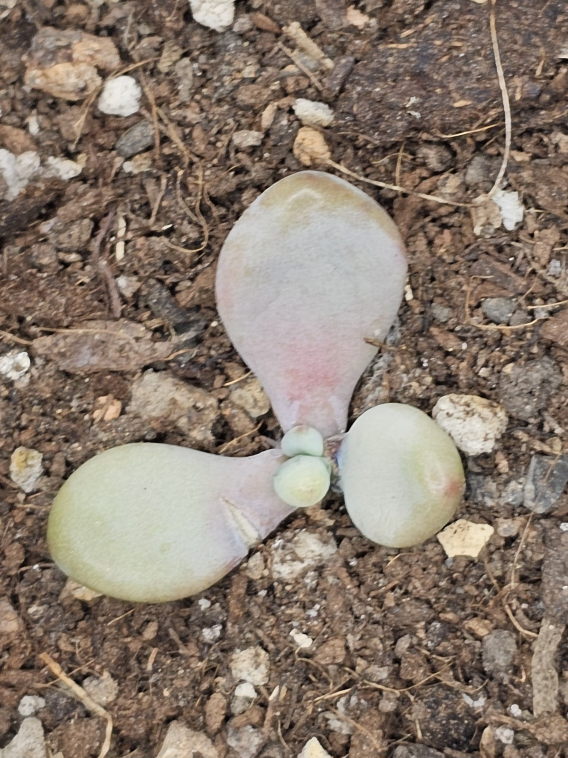
#> input picture photos/20251208_211317.jpg, 1136 x 1515 px (shown at 1/2 size); its folder holds only this picture in this run
$ python main.py
#> lines starting #> are read from the running program, lines starting #| are printed output that depends on the picture
import cv2
import numpy as np
import os
import re
import imageio

# --- 設定區 ---
WINDOW_NAME = 'Auto-Align Professional'
OUTPUT_FOLDER = 'aligned_auto_pro'
TARGET_SIZE = (800, 800)
# -------------

def sort_files_by_date(files):
    def extract_date(f):
#> in main, base_img is the input picture: shape (1515, 1136, 3); mean B, G, R 110.1, 122.7, 137.2
        match = re.search(r'(\d{8})', f)
        return int(match.group(1)) if match else 0
    return sorted(files, key=extract_date)

# [126 lines left out: functions get_plant_mask, calculate_auto_alignment, get_perspective_matrix, not called in this run]

def crop_center_square(img):
    h, w = img.shape[:2]
#> h = 1515; w = 1136
    min_dim = min(h, w)
#> min_dim = 1136
    start_x = (w - min_dim) // 4
#> start_x = 0
    start_y = (h - min_dim) // 4
#> start_y = 94
    cropped = img[start_y:start_y+min_dim, start_x:start_x+min_dim]
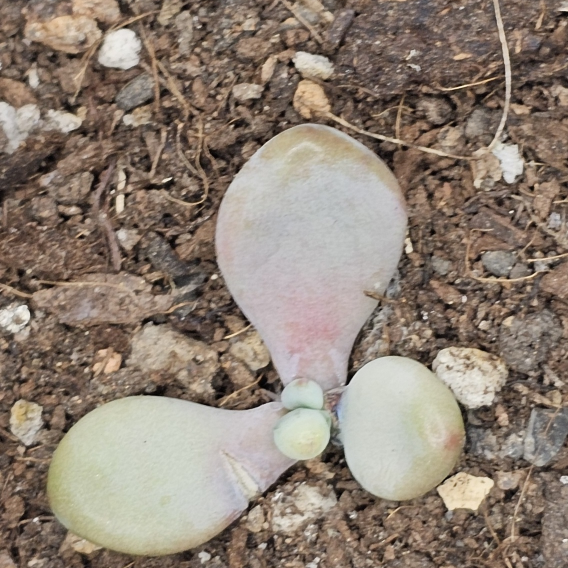
#> cropped: shape (1136, 1136, 3) (shown at 1/2 size); mean B, G, R 116.1, 128.4, 141.9
    return cv2.resize(cropped, TARGET_SIZE)
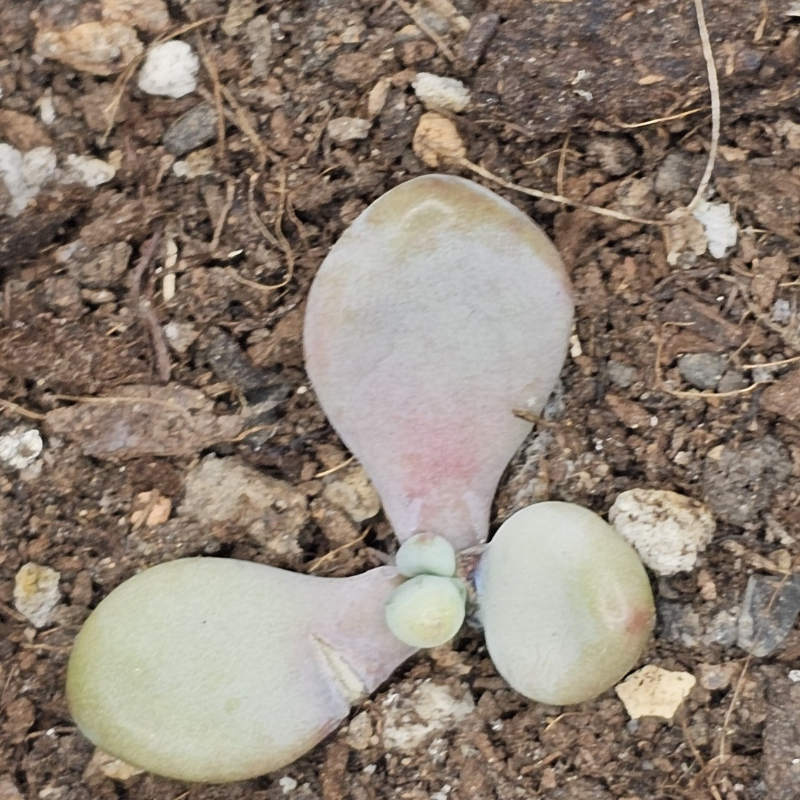
#> returned value: shape (800, 800, 3); mean of channels 0, 1, 2 116, 128.3, 141.8; drawn as B, G, R

# [23 lines left out: function draw_hud, not called in this run]

def main():
    folder = './photos'
    files = [f for f in os.listdir(folder) if f.lower().endswith(('.jpg', '.png')) and 'aligned' not in f]
    sorted_files = sort_files_by_date(files)

    if not sorted_files: return
    if not os.path.exists(OUTPUT_FOLDER): os.makedirs(OUTPUT_FOLDER)

    # Base Image
    base_img = cv2.imread(os.path.join(folder, sorted_files[0]))
    base_img = crop_center_square(base_img)
    cv2.imwrite(os.path.join(OUTPUT_FOLDER, f"000_{sorted_files[0]}"), base_img)

    aligned_images = [cv2.cvtColor(base_img, cv2.COLOR_BGR2RGB)]
    prev_img = base_img.copy()

    for i in range(1, len(sorted_files)):
        filename = sorted_files[i]
        raw = cv2.imread(os.path.join(folder, filename))
        if raw is None: continue
        current_img = crop_center_square(raw)
        h, w = current_img.shape[:2]

        # --- 啟動時直接嘗試自動對齊 ---
        print(f"正在自動分析第 {i+1} 張: {filename} ...")
        auto_params = calculate_auto_alignment(prev_img, current_img)

        if auto_params:
            state = auto_params # 直接套用算出來的數值
            auto_active = True
            print(f"-> 自動對齊成功: Rot={state['rot']:.2f}, Scale={state['scale']:.2f}")
        else:
            state = {'tx':0, 'ty':0, 'rot':0.0, 'scale':1.0, 'px':0, 'py':0}
            auto_active = False
            print("-> 自動對齊失敗 (特徵不足)，切換回手動預設值。")

        while True:
            M = get_perspective_matrix(w, h, state)
            transformed = cv2.warpPerspective(current_img, M, TARGET_SIZE, borderValue=(30, 30, 30))
            display = cv2.addWeighted(prev_img, 0.5, transformed, 0.5, 0)
            display = draw_hud(display, state, auto_active)
            cv2.imshow(WINDOW_NAME, display)

            k = cv2.waitKeyEx(0)

            # 微調的精度 (Step)
            step_move = 1    # 位移 1 pixel
            step_rot = 0.1   # 旋轉 0.1 度
            step_scale = 0.005 # 縮放 0.5%
            step_persp = 1

            if k == 27:
                cv2.destroyAllWindows()
                return
            elif k == 32 or k == 13: # Space/Enter
                cv2.imwrite(os.path.join(OUTPUT_FOLDER, f"{i:03d}_{filename}"), transformed)
                aligned_images.append(cv2.cvtColor(transformed, cv2.COLOR_BGR2RGB))
                prev_img = transformed.copy()
                break

            # [M] 手動重新觸發自動對齊
            elif k == ord('m'):
                p = calculate_auto_alignment(prev_img, current_img)
                if p: state, auto_active = p, True

            # [R] Reset
            elif k == ord('r'):
                state = {'tx':0, 'ty':0, 'rot':0.0, 'scale':1.0, 'px':0, 'py':0}
                auto_active = False

            # 鍵盤控制區
            elif k in [2490368, 65362, 0]: state['ty'] -= step_move # Up
            elif k in [2621440, 65364, 1]: state['ty'] += step_move # Down
            elif k in [2424832, 65361, 2]: state['tx'] -= step_move # Left
            elif k in [2555904, 65363, 3]: state['tx'] += step_move # Right
            elif k == ord('q'): state['rot'] -= step_rot
            elif k == ord('e'): state['rot'] += step_rot
            elif k == ord('w'): state['scale'] += step_scale
            elif k == ord('s'): state['scale'] -= step_scale
            elif k == ord('a'): state['px'] -= step_persp
            elif k == ord('d'): state['px'] += step_persp
            elif k == ord('z'): state['py'] -= step_persp
            elif k == ord('c'): state['py'] += step_persp

            # 只要動了按鍵，就取消 "AUTO" 標籤
            if k not in [ord('m')]: auto_active = False

    cv2.destroyAllWindows()
    if aligned_images:
        imageio.mimsave('auto_aligned_succulent.gif', aligned_images, duration=500, loop=0)

if __name__ == "__main__":
    main()

$ run again, on photos/20260220_044011.jpg
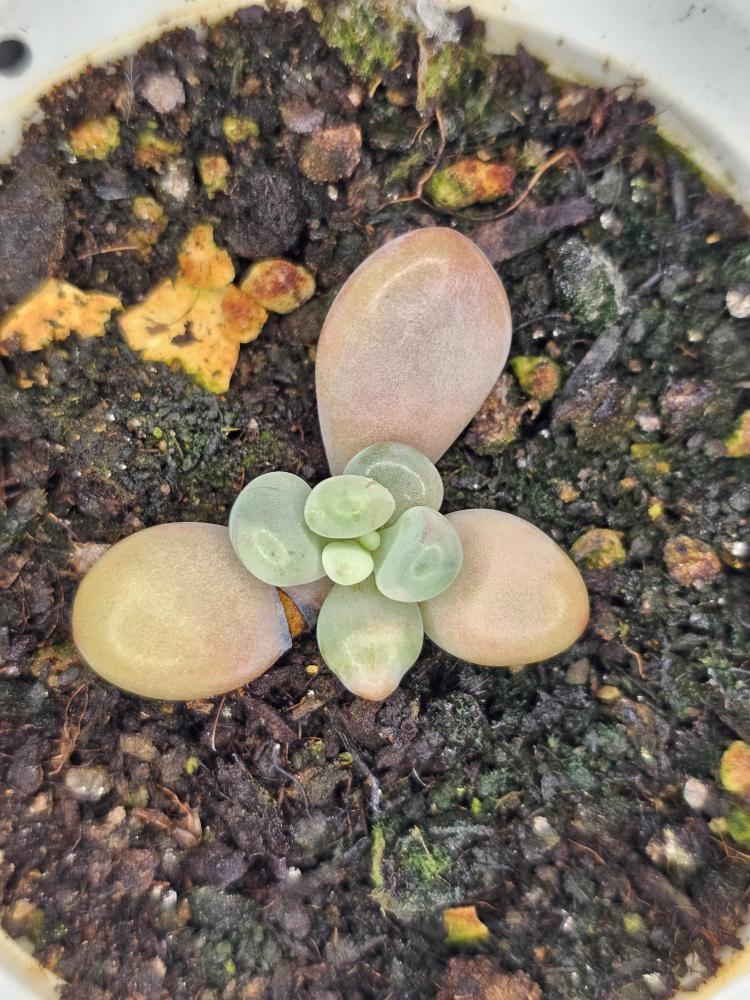
#> input picture photos/20260220_044011.jpg, 3000 x 4000 px (shown at 1/4 size)
#> in main, base_img is the input picture: shape (4000, 3000, 3); mean B, G, R 93.6, 107.1, 117.8
#> in crop_center_square, `cropped = img[start_y:start_y+min_dim, start_x:start_x+min_dim]`:
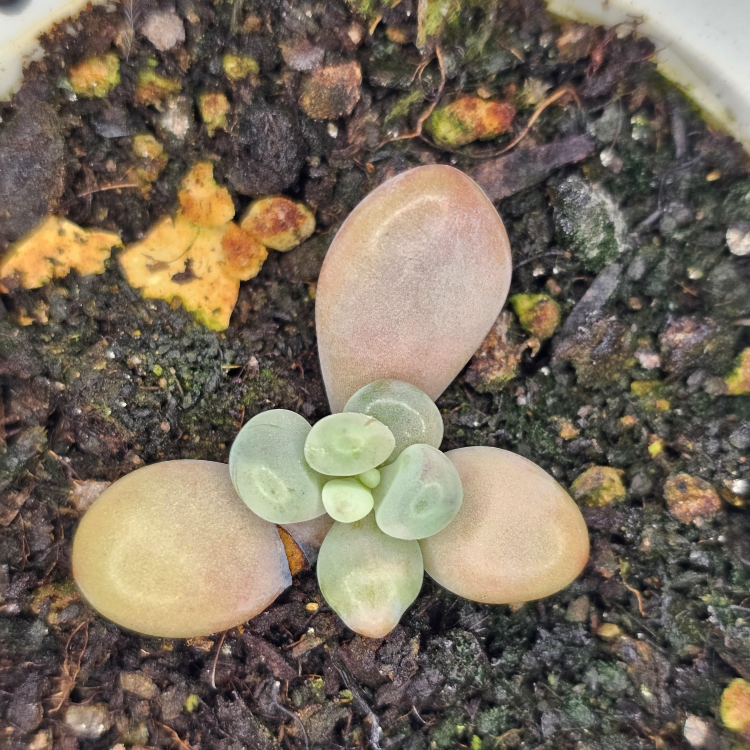
#> cropped: shape (3000, 3000, 3) (shown at 1/4 size); mean B, G, R 92.2, 107.7, 119
#> in crop_center_square, `return cv2.resize(cropped, TARGET_SIZE)`:
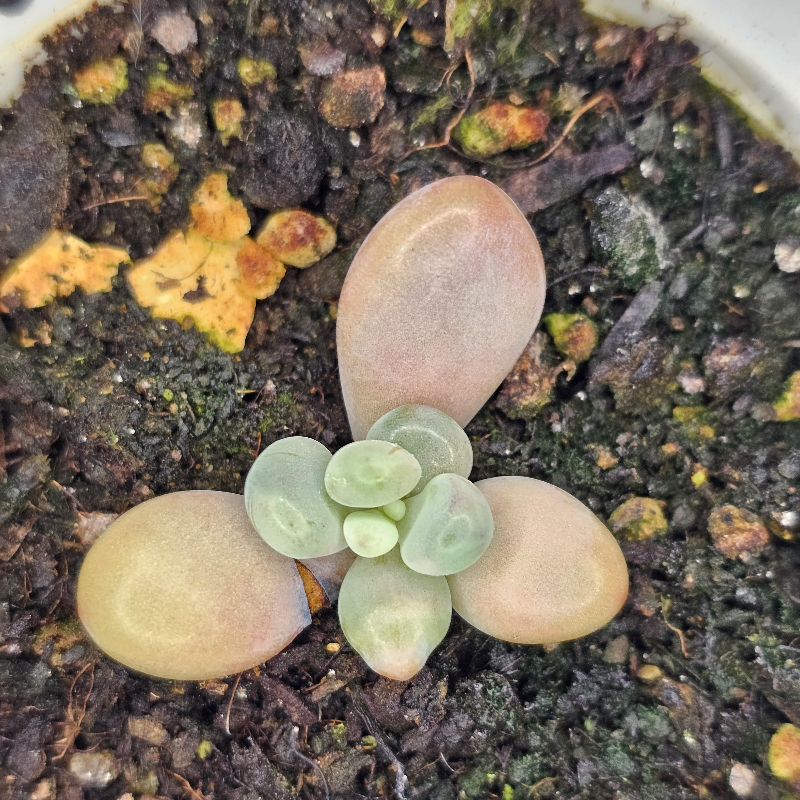
#> returned value: shape (800, 800, 3); mean of channels 0, 1, 2 92.1, 107.6, 118.9; drawn as B, G, R

$ run again, on photos/20260308_122839.jpg
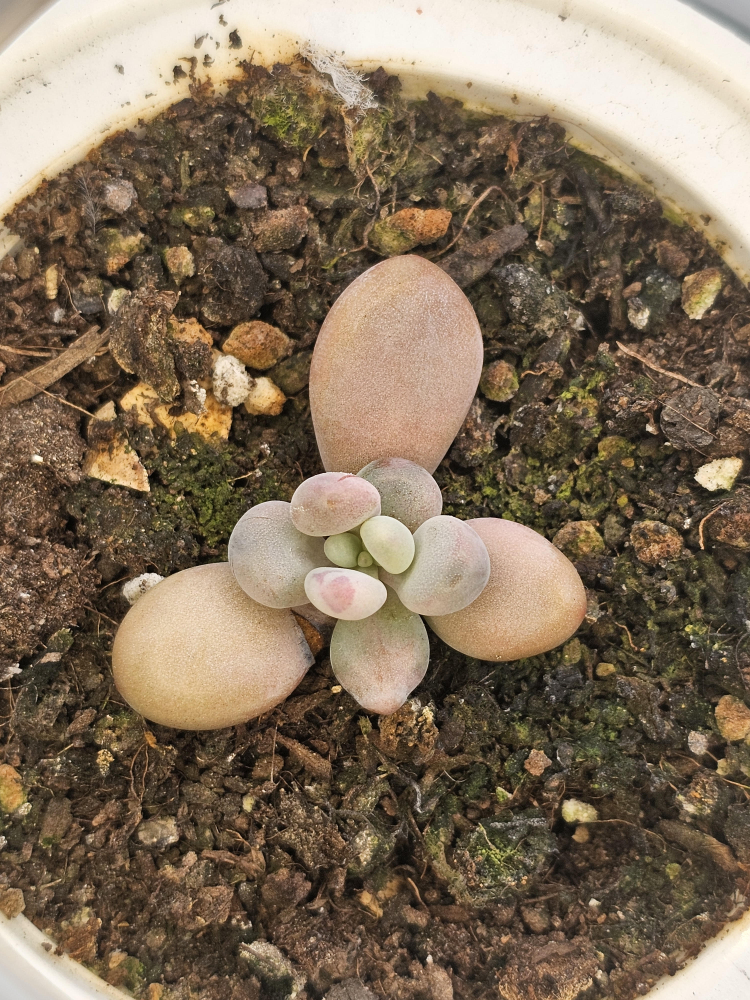
#> input picture photos/20260308_122839.jpg, 3000 x 4000 px (shown at 1/4 size)
#> in main, base_img is the input picture: shape (4000, 3000, 3); mean B, G, R 89.2, 110, 127.5
#> in crop_center_square, `cropped = img[start_y:start_y+min_dim, start_x:start_x+min_dim]`:
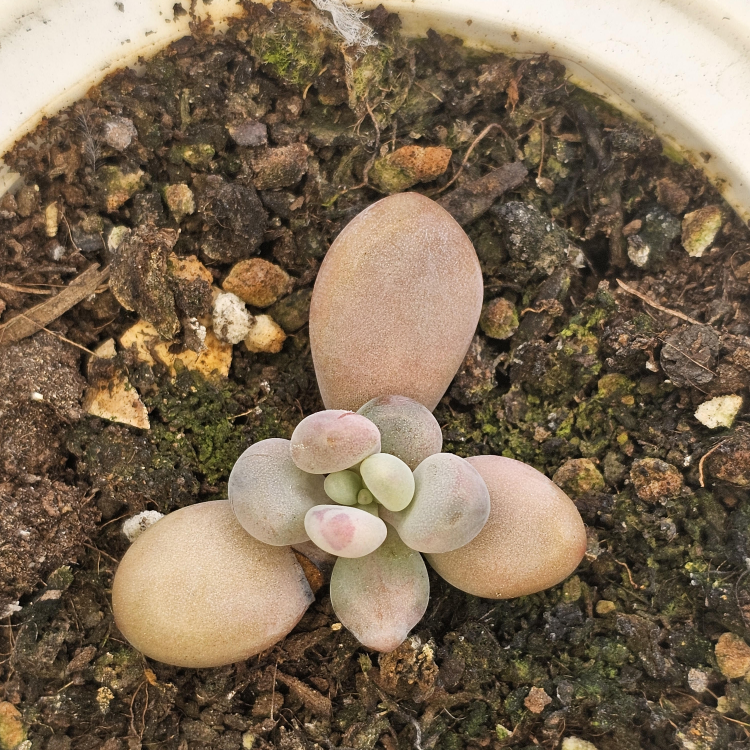
#> cropped: shape (3000, 3000, 3) (shown at 1/4 size); mean B, G, R 84.2, 106.1, 124.3
#> in crop_center_square, `return cv2.resize(cropped, TARGET_SIZE)`:
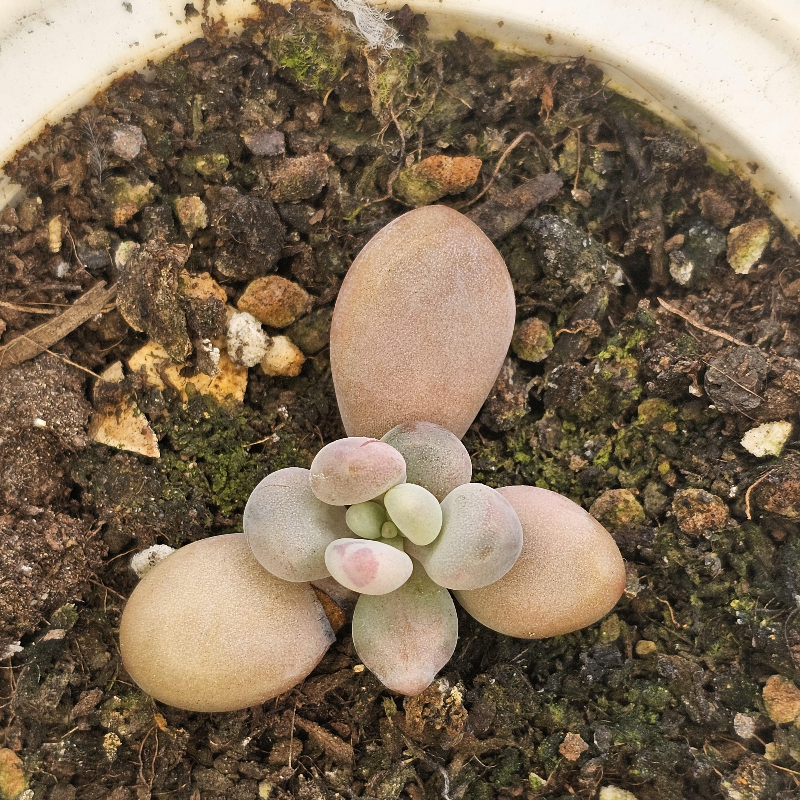
#> returned value: shape (800, 800, 3); mean of channels 0, 1, 2 84.1, 106, 124.2; drawn as B, G, R

$ run again, on photos/20251218_191448.jpg
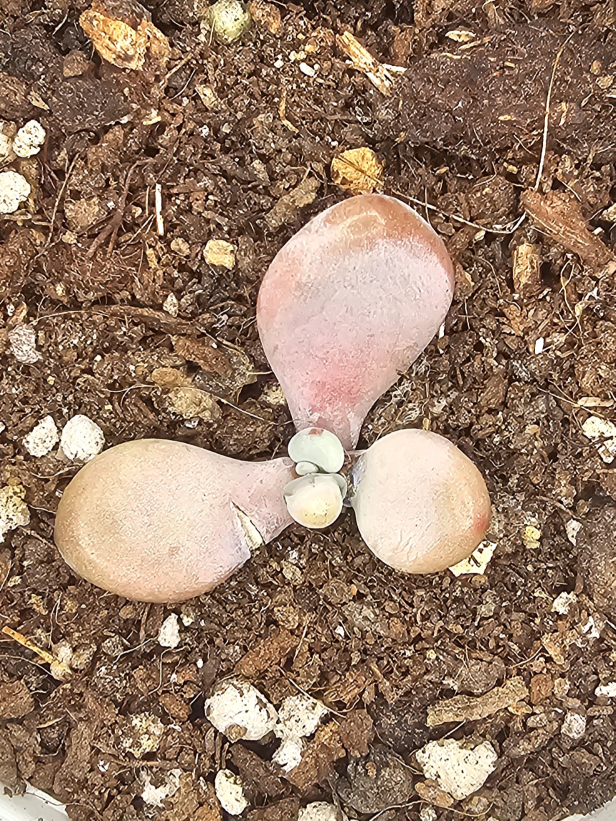
#> input picture photos/20251218_191448.jpg, 1231 x 1641 px (shown at 1/2 size)
#> in main, base_img is the input picture: shape (1641, 1231, 3); mean B, G, R 100.5, 121.1, 148.7
#> in crop_center_square, `cropped = img[start_y:start_y+min_dim, start_x:start_x+min_dim]`:
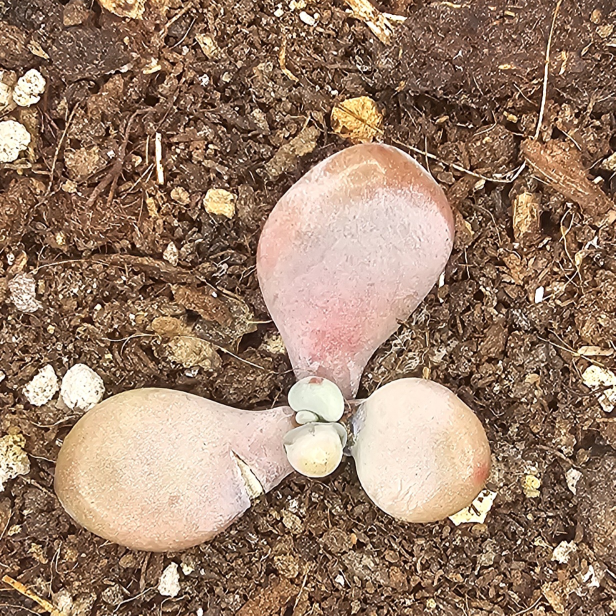
#> cropped: shape (1231, 1231, 3) (shown at 1/2 size); mean B, G, R 103.7, 124, 152.3
#> in crop_center_square, `return cv2.resize(cropped, TARGET_SIZE)`:
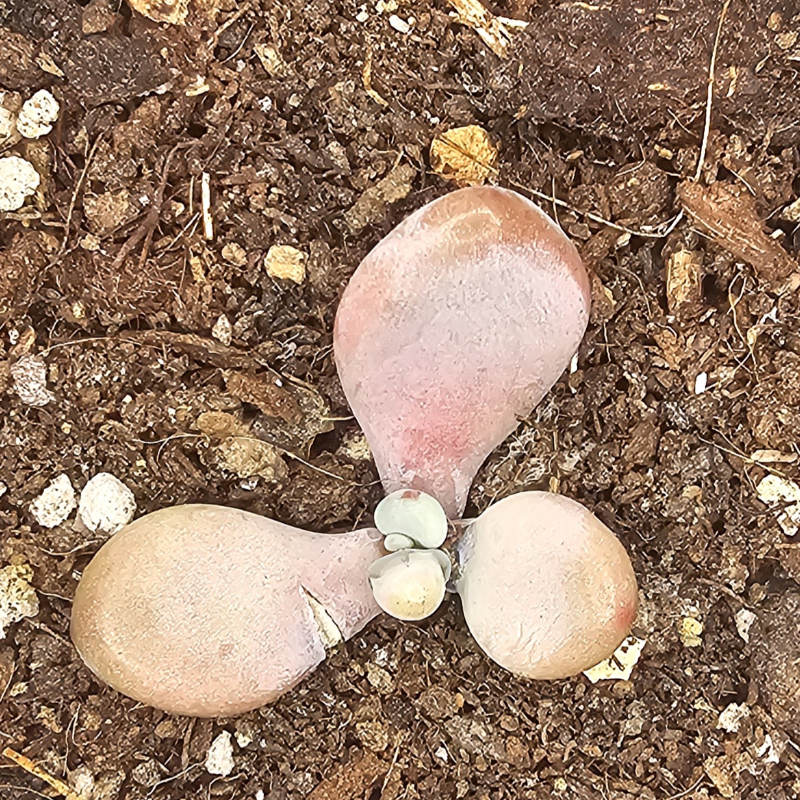
#> returned value: shape (800, 800, 3); mean of channels 0, 1, 2 103.5, 123.9, 152.1; drawn as B, G, R

$ run again, on photos/20251228_191639.jpg
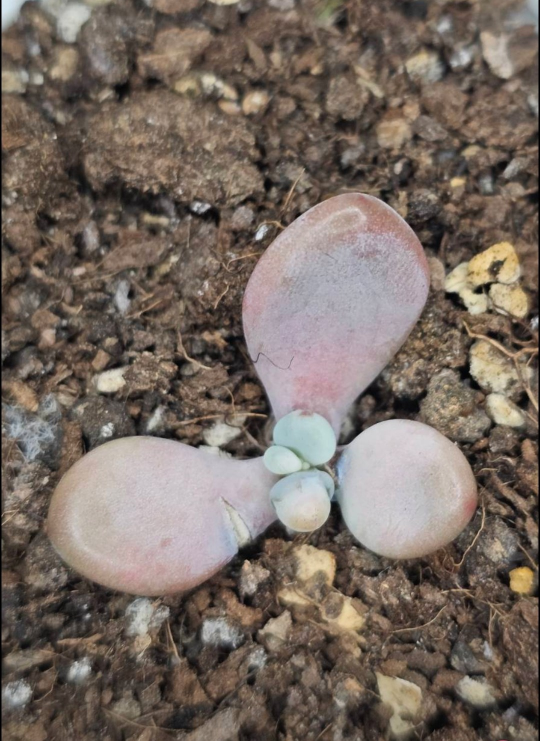
#> input picture photos/20251228_191639.jpg, 1080 x 1481 px (shown at 1/2 size)
#> in main, base_img is the input picture: shape (1481, 1080, 3); mean B, G, R 98.1, 106.8, 118.9
#> in crop_center_square, `cropped = img[start_y:start_y+min_dim, start_x:start_x+min_dim]`:
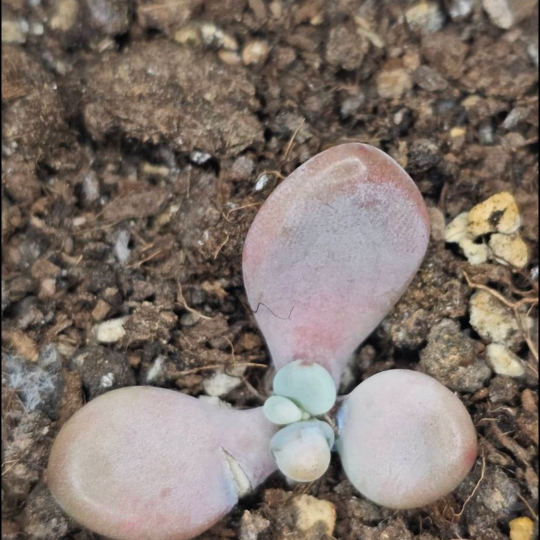
#> cropped: shape (1080, 1080, 3) (shown at 1/2 size); mean B, G, R 106.5, 114.5, 126.6
#> in crop_center_square, `return cv2.resize(cropped, TARGET_SIZE)`:
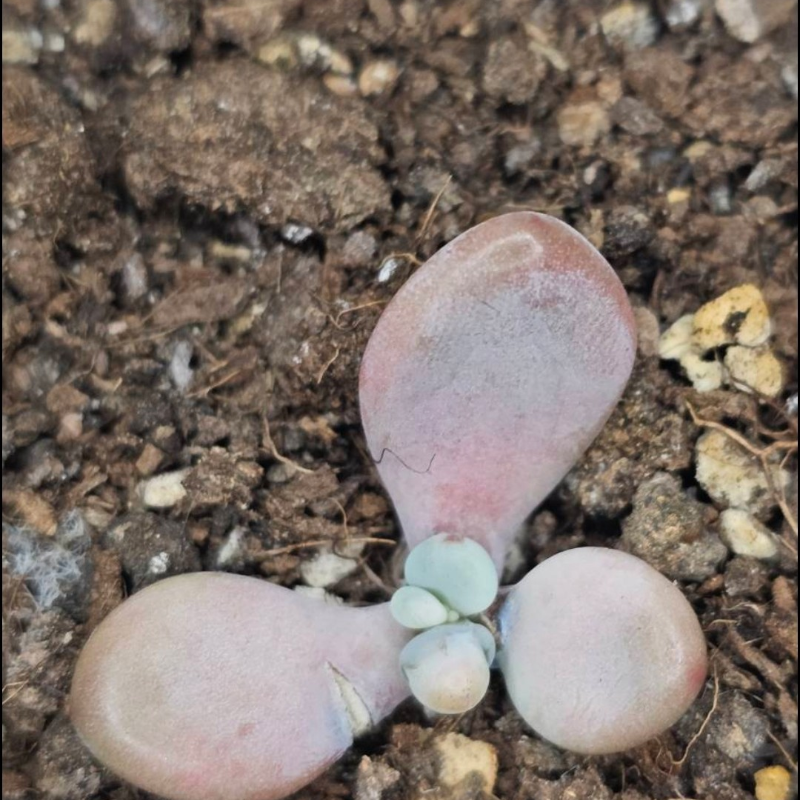
#> returned value: shape (800, 800, 3); mean of channels 0, 1, 2 106.4, 114.4, 126.5; drawn as B, G, R
